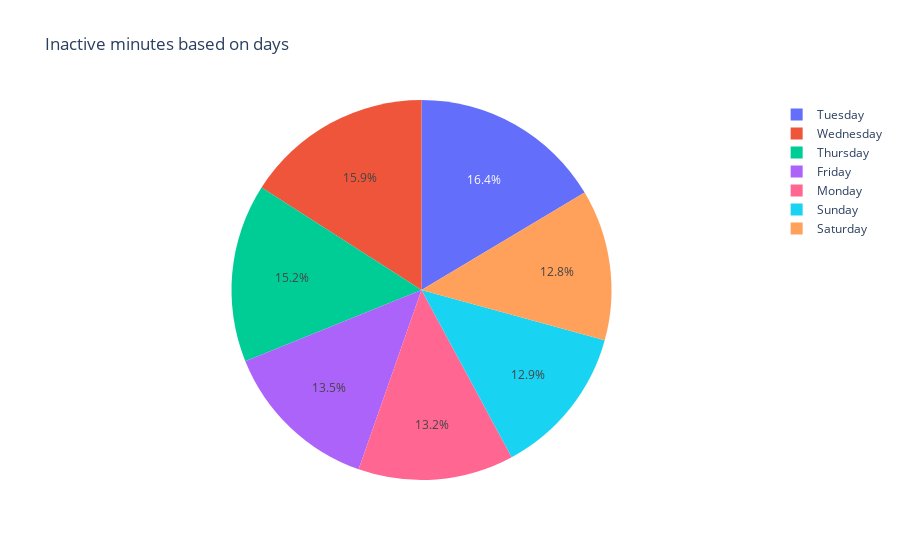
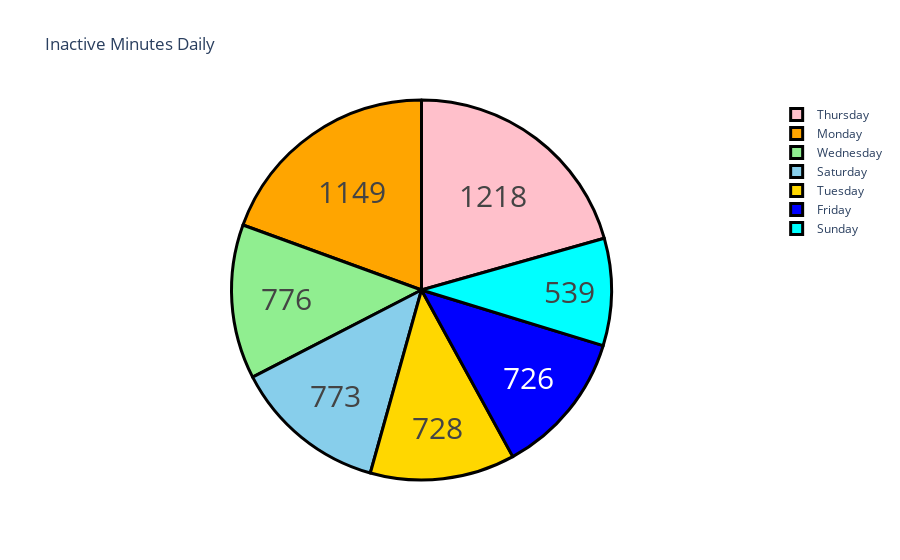

Notebook cell for these charts, in order:
### Code cell
fig1 = px.pie(df, values = 'SedentaryMinutes', names='Day', color='Day', title='Inactive minutes based on days')
fig1.show()


day = df["Day"].value_counts()
label = day.index
counts = df["SedentaryMinutes"]
colors = ['gold','lightgreen', "pink", "blue", "skyblue", "cyan", "orange"]

fig2 = go.Figure(data=[go.Pie(labels=label, values=counts)])
fig2.update_layout(title_text='Inactive Minutes Daily')
fig2.update_traces(hoverinfo='label+percent', textinfo='value', textfont_size=30,
                  marker=dict(colors=colors, line=dict(color='black', width=3)))
fig2.show()

### Figure 1 — Plotly figure (JSON) as saved in the notebook; plotly's stock layout.template omitted (floating-point values rounded to 4 significant figures; data arrays with more than 128 entries replaced by an {"elided": "..."} marker saying what was removed)
{"data": [{"customdata": {"elided": "940x1 str values"}, "domain": {"x": [0, 1], "y": [0, 1]}, "hovertemplate": "Day=%{customdata[0]}<br>SedentaryMinutes=%{value}<extra></extra>", "labels": {"elided": "940 str values"}, "legendgroup": "", "marker": {"colors": {"elided": "940 str values"}}, "name": "", "showlegend": true, "type": "pie", "values": {"elided": "940 int values"}}], "layout": {"legend": {"tracegroupgap": 0}, "title": {"text": "Inactive minutes based on days"}}}

### Figure 2 — Plotly figure (JSON) as saved in the notebook; plotly's stock layout.template omitted (floating-point values rounded to 4 significant figures; data arrays with more than 128 entries replaced by an {"elided": "..."} marker saying what was removed)
{"data": [{"hoverinfo": "label+percent", "labels": ["Tuesday", "Wednesday", "Thursday", "Friday", "Saturday", "Sunday", "Monday"], "marker": {"colors": ["gold", "lightgreen", "pink", "blue", "skyblue", "cyan", "orange"], "line": {"color": "black", "width": 3}}, "textfont": {"size": 30}, "textinfo": "value", "type": "pie", "values": {"elided": "940 int values"}}], "layout": {"title": {"text": "Inactive Minutes Daily"}}}
